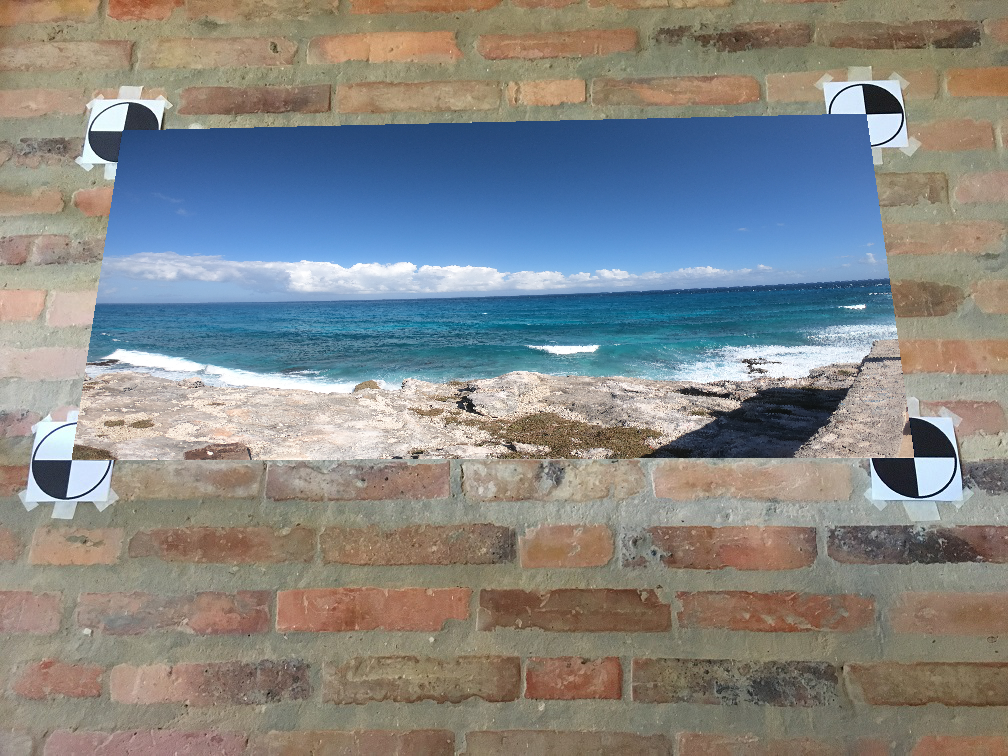
#> input picture Introduction-to-AR/exp.png, 1008 x 756 px
$ python -i ps3.py   (imports and definitions only)
#> lines starting #> are read from the running program, lines starting #| are printed output that depends on the picture; after the words box and inside, x2 and y2 are one past the last pixel; in counts of white or black regions, pixels touching at a corner belong together
#> further down, picture is the input picture: shape (756, 1008, 3); mean B, G, R 134, 135.1, 133.4
"""
CS6476 Problem Set 3 imports. Only Numpy and cv2 are allowed.
"""
import cv2
import numpy as np
from scipy.ndimage import rotate

# [54 lines left out: functions euclidean_distance, is_accept, get_corners_list, not called in this run]


def find_markers(image, template=None):
    """Finds four corner markers.

    Use a combination of circle finding, corner detection and convolution to
    find the four markers in the image.

    Args:
        image (numpy.array): image array of uint8 values.
        template (numpy.array): template image of the markers.

    Returns:
        list: List of four (x, y) tuples
            in the order [top-left, bottom-left, top-right, bottom-right].
    """

    img_temp = np.copy(image)
    # [11 lines of commented-out code are left out]
    findmax = 0

    img_harr = np.copy(image)
    gray = cv2.cvtColor(img_harr,cv2.COLOR_BGR2GRAY)
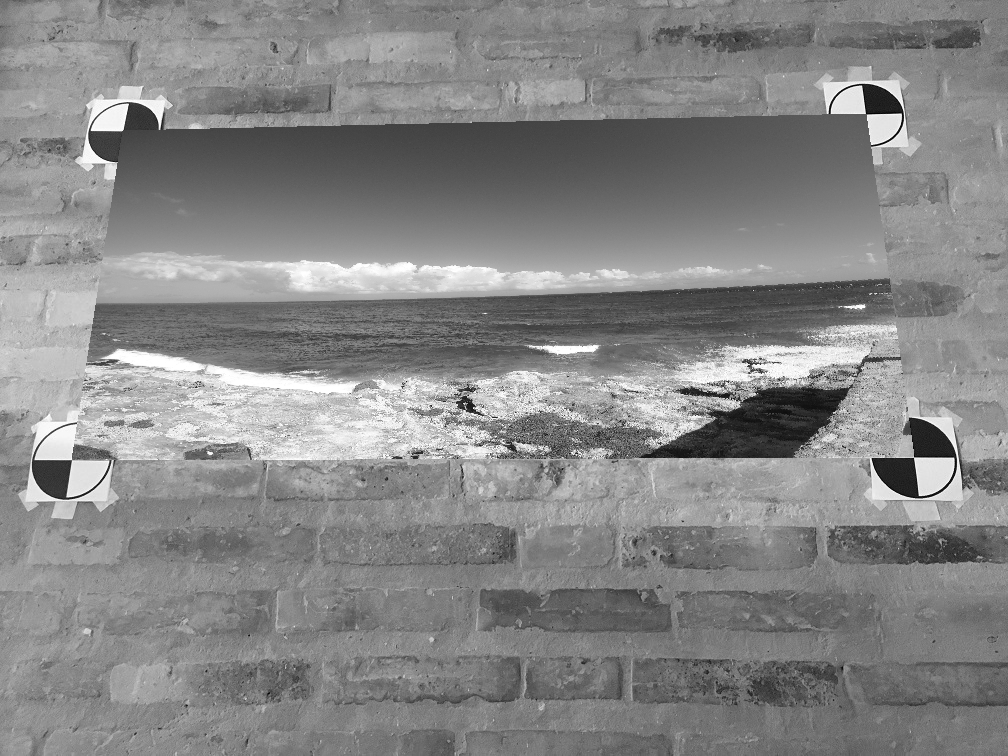
#> gray: shape (756, 1008); min 1, max 255, mean 134.4
    dst = cv2.cornerHarris(gray,5,7,0.01)
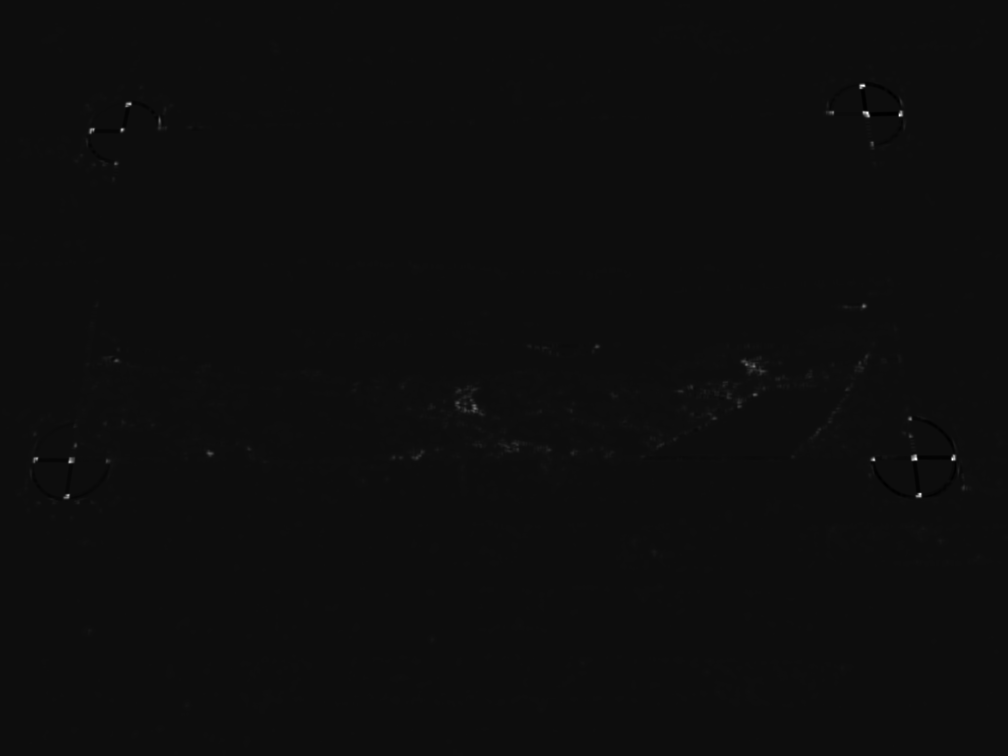
#> dst: shape (756, 1008) float32; min -11.57, max 200.3, mean 0.1; drawn with min black and max white
    dst = cv2.dilate(dst,None)
    img_harr[dst>0.02*dst.max()] = [0,0,255]
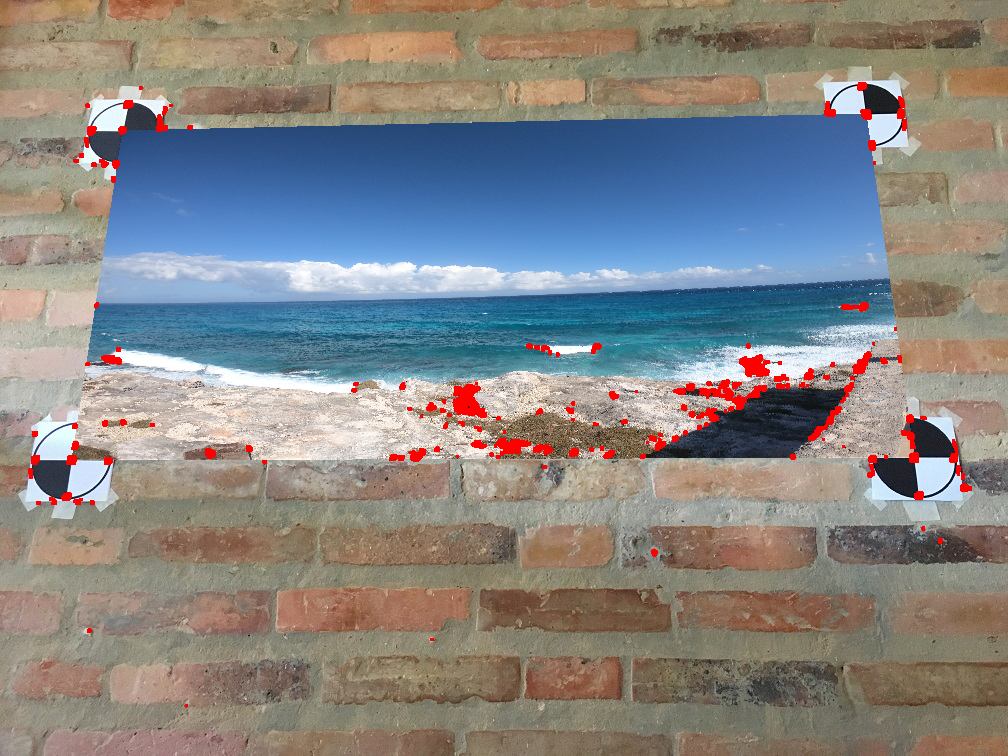
#> img_harr: shape (756, 1008, 3); 1.27% of pixels changed, all inside (x1, y1, x2, y2) = (28, 82, 972, 707)

    for dig in range(36):
        templ=rotate(template, 5 * dig, mode = 'constant',reshape=False)
        temp_res= cv2.matchTemplate(img_temp, templ , cv2.TM_CCOEFF_NORMED)
        if temp_res.max() > findmax:
            findmax = temp_res.max()
            result= temp_res
#> after the loop, findmax = 0
            # [6 lines of commented-out code are left out]
    threshold = 5
    h,w, _= template.shape
    pos,temp = [],[]
    while len(temp) < 4:
        (minval, maxval, minloc, maxloc) = cv2.minMaxLoc(result)
        result[maxloc[1],maxloc[0]] = 0
        maxtemp = (maxloc[0]+w//2,maxloc[1]+h//2)
        # print(maxtemp,is_accept(maxtemp,temp,threshold))
        if is_accept(maxtemp,temp,threshold)  and img_harr[maxtemp[1],maxtemp[0],2] > 250:
            temp.append(maxtemp)
    temp = sorted(temp, key=lambda x: x[0])
    if temp[0][1] <= temp[1][1]:
        pos.append(temp[0])
        pos.append(temp[1])
    else:
        pos.append(temp[1])
        pos.append(temp[0])
    if temp[2][1] <= temp[3][1]:
        pos.append(temp[2])
        pos.append(temp[3])
    else:
        pos.append(temp[3])
        pos.append(temp[2])
    # print(temp)
    return pos
    raise NotImplementedError


# [157 lines left out: functions draw_box, project_imageA_onto_imageB, find_four_point_transform, video_frame_generator, frame_generator, not called in this run]

>>> import cv2
>>> picture = cv2.imread('exp.png')
#> (the run stopped early here; a loop or call above may not have finished)
